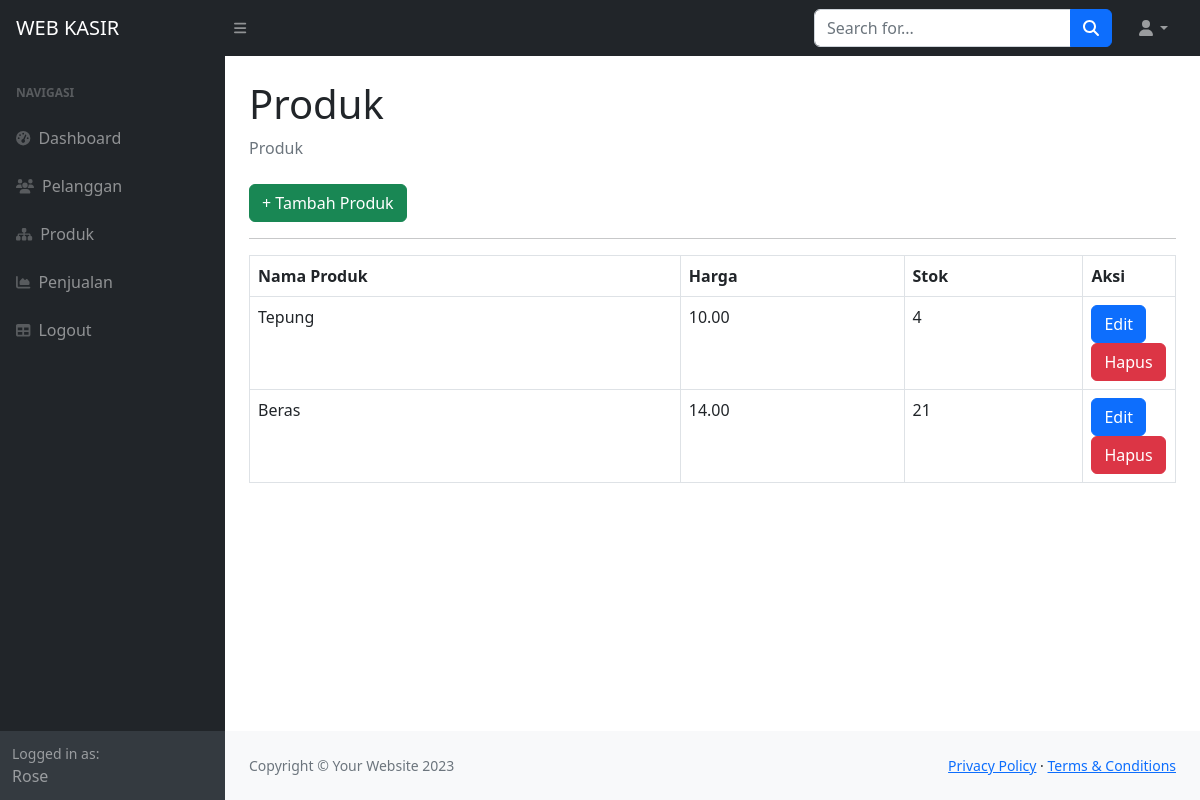
The app's page /index.php?page=produk (signed in) with its own data.
### tables this page shows
CREATE TABLE `produk` (
  `id_produk` int(11) NOT NULL,
  `nama_produk` varchar(255) NOT NULL,
  `harga` decimal(10,2) NOT NULL,
  `stok` int(11) NOT NULL
);

### produk.php (the view)
<div class="container-fluid px-4">
                        <h1 class="mt-4">Produk</h1>
                        <ol class="breadcrumb mb-4">
                            <li class="breadcrumb-item active">Produk</li>
                        </ol>
                        <a href="?page=produk_tambah" class="btn btn-success">+ Tambah Produk</a>
                        <hr>
                        <table class="table table-bordered">
                            <tr>
                                <th>Nama Produk</th>
                                <th>Harga</th>
                                <th>Stok</th>
                                <th  width="10%">Aksi</th>
                            </tr>
                            <?php
                                $query = mysqli_query($koneksi, "SELECT * FROM produk");
                                while($data = mysqli_fetch_array($query)) {
                            ?>
                            <tr>
                                <td><?php echo $data['nama_produk']; ?></td>
                                <td><?php echo $data['harga']; ?></td>
                                <td><?php echo $data['stok']; ?></td>
                                <td>
                                    <a href="?page=produk_edit&&id=<?php echo $data['id_produk']; ?>" class="btn btn-primary">Edit</a>
                                    <a href="?page=produk_hapus&&id=<?php echo $data['id_produk']; ?>" class="btn btn-danger">Hapus</a>
                                </td>
                            </tr>
                            <?php
                                }
                            ?>
                        </table>
</div>

### records on screen
produk: nama_produk "Tepung", harga "10.00", stok "4"
produk: nama_produk "Beras", harga "14.00", stok "21"

### other values on screen
$_SESSION['user']['nama'] "Rose"
